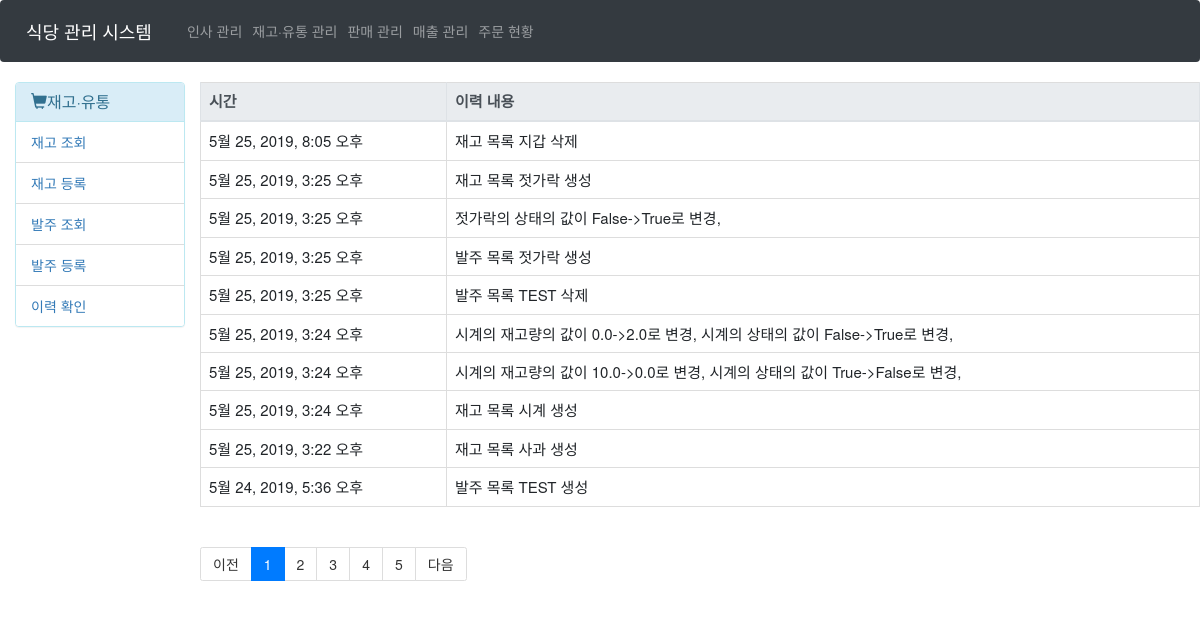
Before: /Stock/History/1 with the older database file.
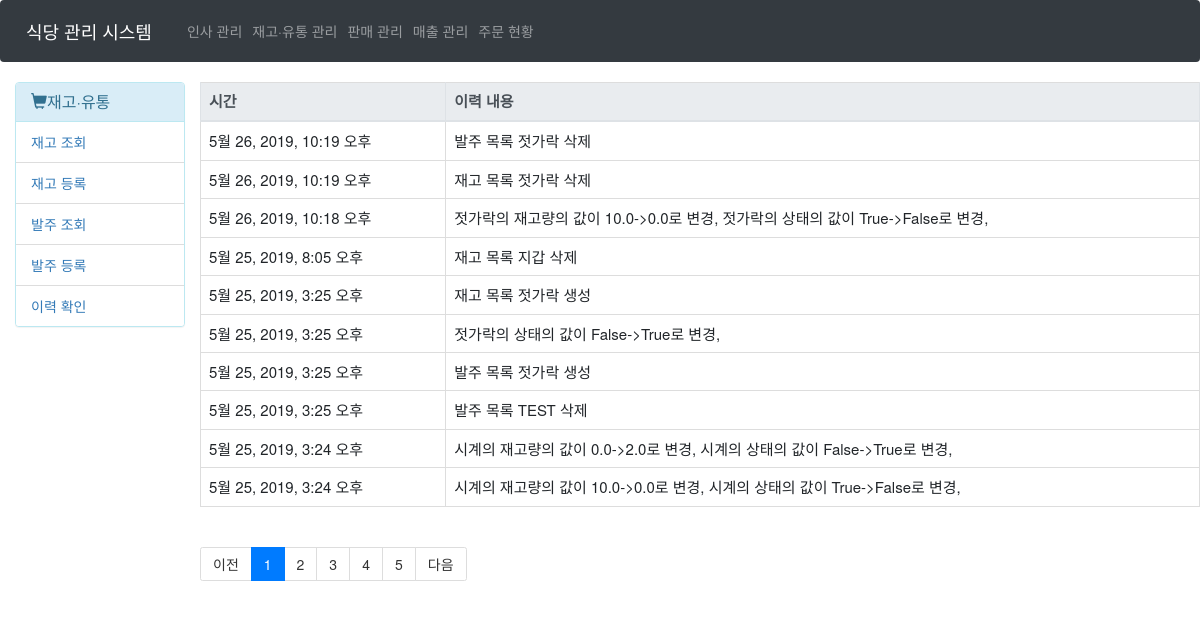
After: the same page with the newer database file.
### Main/models.py (models this page shows)
class Stocklog(models.Model):
    class Meta:
        verbose_name = '재고 기록'
        verbose_name_plural = '재고 기록'
    sl_category = models.CharField(max_length=10, null=True)
    sl_log = models.CharField(max_length=100, verbose_name="변경사항")
    sl_created_at = models.DateTimeField(verbose_name="로그 시간", auto_now=True)

### Main/views.py (the view)
# urls.py: path('Stock/History/<page>', views.getStockHistory, name="getStockHistory"),
def getStockHistory(request, page):
    print('request가 들어오냐?')
    bar_size = 5
    offset = 10
    page = int(page)
    datas = Stocklog.objects.all().order_by('-sl_created_at')
    return render(request, 'Main/Stock/stock_read_history.html', {
        'historys' : datas[(int(page)-1)*offset:int(page)*offset],
        'page' : page,
        'page_start_point' : (page-1)//bar_size*bar_size,
        'MAX_SIZE' : len(datas)//offset,
        'PAGE_SIZE' : bar_size
    })

### Main/templates/Main/Stock/stock_read_history.html (shortened to what this page needs)
{% extends 'Main/Stock/main.html' %}
{% block content %}
<div class="row">
<table class="table table-hover table-bordered">
<thead class="thead thead-light">
    <th>시간</th>
    <th>이력 내용</th>
</thead>
<tbody>
{% for history in historys %}
    <tr>
        <td>{{history.sl_created_at}}</td>
        <td>{{history.sl_log}}</td>
    </tr>
{% endfor %}
</tbody>
</table>
</div>
<div class="row">
    <ul class="pagination justify-content-center">
        <li class="page-item"><a class="page-link" onclick="Previous();">이전</a></li>
        <li id='p1' class="page-item"><a id='p1' class="page-link" onclick="gotopage(this.id)"></a></li>
        <li id='p2' class="page-item"><a id='p2' class="page-link" onclick="gotopage(this.id)"></a></li>
        <li id='p3' class="page-item"><a id='p3' class="page-link" onclick="gotopage(this.id)"></a></li>
        <li id='p4' class="page-item"><a id='p4' class="page-link" onclick="gotopage(this.id)"></a></li>
        <li id='p5' class="page-item"><a id='p5' class="page-link" onclick="gotopage(this.id)"></a></li>
        <li class="page-item"><a class="page-link" onclick="Next();">다음</a></li>
    </ul>
</div>
{% endblock %}

Changed rows visible on the page:
no longer on this page (row unchanged): Stocklog: sl_created_at "5월 25, 2019, 3:24 오후", sl_log "재고 목록 시계 생성"
no longer on this page (row unchanged): Stocklog: sl_created_at "5월 25, 2019, 3:22 오후", sl_log "재고 목록 사과 생성"
no longer on this page (row unchanged): Stocklog: sl_created_at "5월 24, 2019, 5:36 오후", sl_log "발주 목록 TEST 생성"
added Stocklog: sl_created_at "5월 26, 2019, 10:19 오후", sl_log "발주 목록 젓가락 삭제"
added Stocklog: sl_created_at "5월 26, 2019, 10:19 오후", sl_log "재고 목록 젓가락 삭제"
added Stocklog: sl_created_at "5월 26, 2019, 10:18 오후", sl_log "젓가락의 재고량의 값이 10.0->0.0로 변경, 젓가락의 상태의 값이 True->False로 변경,"
